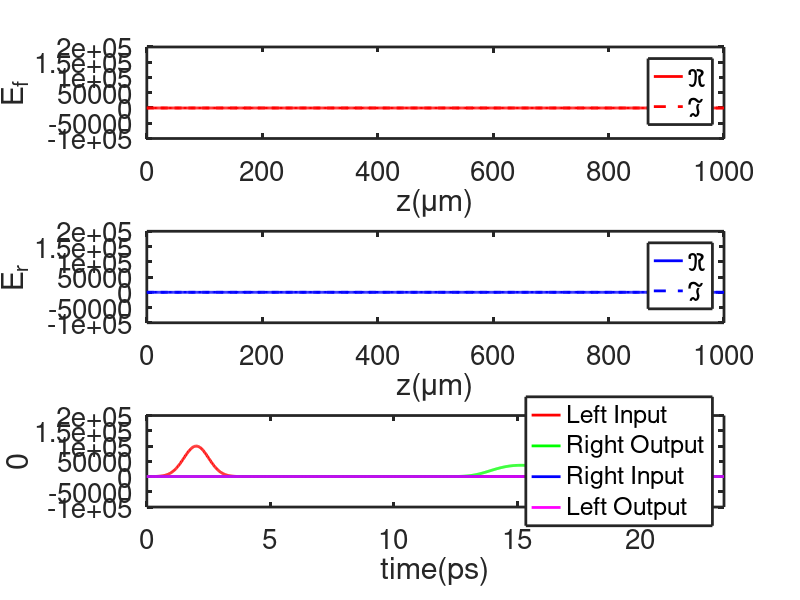
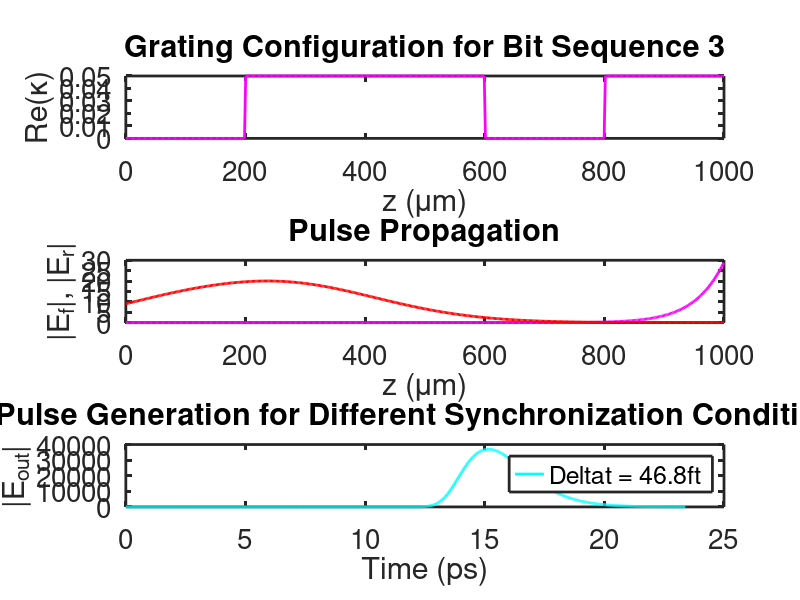

Here is the MATLAB script that generated these plots, in order: (Note: this script raises an error after producing the figures.)
% Name: Ayooluwa Owolabi and Student#: 101237575
% ELEC 4700 Winter 2025 semester
% Milestone 5: Open-ended Milestone for First Project Report 

clc; 
clear;
close all;

% Set default plot appearance and visualization settings
set(0, 'defaultaxesfontsize',20) % Sets the default font size of the axes
set(0, 'DefaultFigureWindowStyle','docked') % Sets the default Figure Window style to be docked
set(0, 'DefaultLineLineWidth',2) % Sets the Default Line Width; i.e. from 0 to 2
set(0, 'DefaultaxesLineWidth',2) % Sets the Default Line Width of the axes

% Initializing Fundamental constants
c_c = 3.0e8; % speed of light for the TWM wave
n_g = 3.5; % Group index of the medium
vg = c_c/n_g*1e2; % TWM Group velocity (cm/s)
L = 1000e-6*1e2; % Medium length (cm)
Lambda = 1550e-9; % Wavelength of light 
Nz = 500; % Spatial points
dz = L/(Nz-1); % Spatial step
dt = dz/vg; % Time step
Nt = floor(2*Nz); % Time steps
time = linspace(0, Nt*dt, Nt);

% Defining extra parameters
g_fwhm = 3.53e+012/10;
LGamma = g_fwhm*2*pi;
Lw0 = 0.0;
LGain = 0.01;

% Define a range of time step values to vary fsync
dt_val = [dz/(vg * 0.5), dz/vg, dz/(vg * 1.5)]; % Differing values from the accurate fsync value
% dt_val = linspace(dz/(vg*0.5), dz/(vg*2), 5); % More variations of dt % More variations of dt 


% Input pulse parameters (Modulated Gaussian)
InputParasL.E0= 1e5;  % Amplitude
InputParasL.we= 0;    % Angular Frequency
InputParasL.t0= 2e-12;  % Time offset
InputParasL.wg= 5e-13;  % Gaussian width
InputParasL.phi= 0; % phase
InputParasR = 0;

% Define spatial grid
z = linspace(0, L, Nz).';

% ============== The old code for implementation of grating ===========
% % Define kappa (grating strength)
% kappa0 = 0;
% % kappa = kappa0 * ones(size(z));
% kappa(z < 0.3*L | z > 0.7*L) = 0; % Grating in central region

% % Plot kappa vs z
% figure;
% plot(z, kappa, 'k', 'LineWidth', 2);
% xlabel('z (cm)');z
% ylabel('\kappa');
% title('Grating Profile');
% ===============================================================

% ====== Define the structured grating for bit encoding =========

% Define structured grating for bit encoding
bit_sequences = {[1 0 1 1 0], [1 1 0 1 0 1], [0 1 1 0 1]}; % Multiple bit patterns
for seq_idx = 1:length(bit_sequences)
    bit_pattern = bit_sequences{seq_idx};
    bit_length = length(bit_pattern);
    kappa = zeros(Nz,1); % The new kappa used for the bit encoding
    bit_width = floor(Nz / bit_length);

    for i = 1:bit_length
        if bit_pattern(i) == 1
            kappa((i-1)*bit_width + (1:bit_width)) = 0.05; % Grating strength for '1'
        end
    end
end 
% ===============================================================

% Initialize fields
Ef = zeros(size(z));
Er = zeros(size(z));

% Define Gaussian-modulated input source
SourceFct = @(t, InputParas) InputParas.E0 * exp(-((t-InputParas.t0).^2) / (2 * InputParas.wg^2)) .* exp(1j * (InputParas.we * t + InputParas.phi));

% Reflection coefficients
RL = 0i;
RR = 0i;

% Adding more input parameters and simulation parameters (Gain and Detuning factors)
beta_r = 0; % Gain Factor
beta_i = 0; % Detuning factor

% Define and Initialize the simulation parameters
plotN = 10; % How often the plots are updated (output speed)
XL = [0, L];
YL = [-1*InputParasL.E0, 2*InputParasL.E0]; % Range of the y-axis
fsync = dt*vg/dz; % Field sync factor
tmax = Nt * dt; % Max simulation time
t_L = dt * Nz; % time to travel the length of the medium

% Initialize input and output signals
InputL = zeros(1, Nt);
InputR = zeros(1, Nt);
OutputL = zeros(1, Nt);
OutputR = zeros(1, Nt);

% Ef = zeros(size(z)); % Forward propagating electric field
% Er = zeros(size(z)); % Reverse propagating electric field

% Initialize the dispersion terms
Pf = zeros(size(z));
Pr = zeros(size(z));

% The previous field terms
Efp = Ef;
Erp = Er;
Pfp = Pf;
Prp = Pr;

% Modified Ef and Modified Er
beta = ones(size(z))*(beta_r+1i*beta_i);
exp_det = exp(-1i*dz*beta);

% Initialize time vector
time_vec = zeros(1, Nt);  % Allocate memory to avoid dynamic resizing

% Define loop for the time stepping of the field propagation
for i = 2:Nt
    time_vec(i) = dt * (i-1);  % Update time at each step
    t = time_vec(i);
    InputL(i) = SourceFct(t, InputParasL);

    % Modified Ef and Er to implement the reflections
    Ef(1) = InputL(i) + RL*Er(1);
    Er(Nz) = RR * Ef(Nz);

    % Stores the previous Ef values
    Ef_prev = Ef;
    Er_prev = Er;
    
    % Initialize polarization variables
    P = zeros(Nz, 1);
    omega0 = 2 * pi * c_c / Lambda; % Resonant frequency
    gamma = 1e12; % Damping factor
    chi = 1e-3; % Susceptibility

    % Update polarization using Backward Euler method (implicit method)
    P = (P + dt * chi .* Ef) ./ (1 + dt * (gamma - 1i * omega0));
    
    % ============ Before including the updated polarization scheme ==============
    % % Updated forward and backward fields with the grating terms implemented using bit encoding 
    % Ef(2:Nz) = fsync*exp_det(1:Nz-1).*Ef(1:Nz-1) + 1i * dz * kappa(2:Nz) .* Er(2:Nz);
    % Er(1:Nz-1) = fsync*exp_det(2:Nz).*Er(2:Nz) + 1i * dz * kappa(1:Nz-1) .* Ef_prev(1:Nz-1);

    % Forward and backward propagation of the fields with grating terms implemented using bit encoding with improved boundary handling
    Ef(2:Nz) = fsync*exp_det(1:Nz-1).*Ef(1:Nz-1) + 1i * dz * kappa(2:Nz) .* Er(2:Nz) + P(2:Nz);
    Er(1:Nz-1) = fsync*exp_det(2:Nz).*Er(2:Nz) + 1i * dz * kappa(1:Nz-1) .* Ef_prev(1:Nz-1) + P(1:Nz-1);

    % Define Pf and Pr boundary conditions
    Pf(1) = 0;
    Pf(Nz) = 0;
    Pr(1) = 0;
    Pr(Nz) = 0;
    Cw0 = -LGamma + 1i*Lw0;

    % Computing Tf and Tr using the finite difference approximation
    Tf = LGamma*Ef(1:Nz-2) + Cw0*Pfp(2:Nz-1) + LGamma*Efp(1:Nz-2);
    Pf(2:Nz-1) = (Pfp(2:Nz-1) + 0.5*dt*Tf)./(1-0.5*dt*Cw0);
    Tr = LGamma*Er(3:Nz) + Cw0*Prp(2:Nz-1) + LGamma*Erp(3:Nz);
    Pr(2:Nz-1) = (Prp(2:Nz-1) + 0.5*dt*Tr)./(1-0.5*dt*Cw0);

    Ef(2:Nz-1) = Ef(2:Nz-1) - LGain * (Ef(2:Nz-1)- Pf(2:Nz-1));
    Er(2:Nz-1) = Er(2:Nz-1) - LGain * (Er(2:Nz-1)- Pr(2:Nz-1));

    % The modified Output implementing the mirrors
    OutputR(i) = Ef(Nz)*(1-RR);
    OutputL(i) = Er(1)*(1-RL);
    
    % The periodic plotting of the field
    if mod(i,plotN) == 0
        subplot(3,1,1)
        plot(z*10000,real(Ef), 'r'); hold on
        plot(z*10000,imag(Ef), 'r--'); hold off
        xlim(XL*1e4)
        ylim(YL)
        xlabel('z(\mum)')
        ylabel('E_f')
        legend('\Re','\Im')
        hold off
        subplot(3,1,2)
        plot(z*10000,real(Er), 'b'); hold on
        plot(z*10000,imag(Er), 'b--'); hold off
        xlim(XL*1e4)
        ylim(YL)
        xlabel('z(\mum)')
        ylabel('E_r')
        legend('\Re', '\Im')

        hold off
        subplot(3,1,3);
        plot(time*1e12,real(InputL), 'r'); hold on
        plot(time*1e12,real(OutputR), 'g');
        plot(time*1e12,real(InputR), 'b');
        plot(time*1e12,real(OutputL), 'm');
        xlim([0,Nt*dt*1e12])
        ylim(YL)
        xlabel('time(ps)')
        ylabel('0')
        legend('Left Input', 'Right Output', 'Right Input', 'Left Output', 'Location', 'east')
        hold off
        pause(0.01) % The pause considered to allow for the plotting animation
    end

    Efp = Ef;
    Erp = Er;
    Pfp = Pf;
    Prp = Pr;
end

% ============================ Grating Plots ==============================
% Plot Grating Configuration
figure;
subplot(3,1,1);
plot(linspace(0, L, Nz) * 1e4, real(kappa), 'm');
xlabel('z (\mum)');
ylabel('Re(\kappa)');
% title('Grating Configuration');
title(['Grating Configuration for Bit Sequence ', num2str(seq_idx)]);

% Pulse Propagation Plot
subplot(3,1,2);
plot(linspace(0, L, Nz) * 1e4, abs(Ef), 'm');
hold on;
plot(linspace(0, L, Nz) * 1e4, abs(Er), 'r');
xlabel('z (\mum)');
ylabel('|E_f|, |E_r|');
title('Pulse Propagation');

% % Overlay Pulse Generation for different dt values
% subplot(3,1,3);
% plot(time * 1e12, real(OutputR), 'c');
% hold on;
% legend({'\deltat = 30fs, \deltas = 75fs', '\deltat = 30fs, \deltas = 200fs', '\deltat = 75fs, \deltas = 300fs'});
% xlabel('time (ps)');
% ylabel('|e_{out}|');
% title('Pulse generation for different synchronization conditions');
% hold off;

% Overlay Pulse Generation for different dt values
subplot(3,1,3);
plot(time * 1e12, real(OutputR), 'c');
% legend({'\deltat = 30fs, \deltas = 75fs', '\deltat = 30fs, \deltas = 200fs', '\deltat = 75fs, \deltas = 300fs'});
legend(arrayfun(@(x) sprintf('\Deltat = %.1fft', x*1e15), dt_val, 'UniformOutput', false));
xlabel('Time (ps)');
ylabel('|E_{out}|');
title('Pulse Generation for Different Synchronization Conditions');
hold off;

% =========================================================================

% Compute and plot spectral content
fftOutputR = fftshift(fft(OutputR));
fftOutputL = fftshift(fft(OutputL));
fftInputL = fftshift(fft(InputL));
omega = fftshift(wspace_M4(time));

% Plot time-domain output
figure;
plot(time_vec * 1e12, real(OutputR), 'r');
xlabel('Time (ps)');
ylabel('Output Signal');
title('Time Domain Output vs Time');

% -------------------------------------------------------------------------
% This is to show the plot for the modified synchronized fsync
figure; 
hold on;
for idx = 1:length(dt_val)
    dt = dt_val(idx);
    time = linspace(0, Nt * dt, Nt);
    fsync = dt * vg / dz; % Modified synchronization factor
    beta = 2 * pi / Lambda; % Propagation constant 

    % Initialize polarization variables
    P = zeros(Nz, 1);
    omega0 = 2 * pi * c_c / Lambda; % Resonant frequency
    gamma = 1e12; % Damping factor
    chi = 1e-3; % Susceptibility

    % subplot(2,1,1) % 2 rows 1 colummn and first position
    subplot(length(dt_val), 2, 2*idx-1);
    plot(time_vec * 1e12, real(OutputR), 'b');
    xlabel('Time (ps)');
    ylabel('Output Signal');
    title(['Synchronization Condition: fsync = ' num2str(fsync)]);

    % Plotting the frequency content
    % subplot(2,1,2) % 2 rows 1 colummn and second position
    subplot(length(dt_val), 2, 2*idx);
    plot(omega, abs(fftOutputR), 'm');
    xlabel('Frequency (rad/s)');
    ylabel('Magnitude');
    title(['Frequency Content: fsync = ' num2str(fsync)]);
end

% Alternative: Simple Amplitude Modulation for Comparison
figure;
am_mod = SourceFct(time, InputParasL) .* cos(2 * pi * (c_c / Lambda) * time);
plot(time * 1e12, am_mod, 'k');
hold on;
plot(time * 1e12, real(OutputR), 'c');
legend({'Amplitude Modulation', 'Structured Grating Output'});
xlabel('Time (ps)');
ylabel('Signal Amplitude');
title('Comparison: Simple Modulation vs. Structured Grating');

% -------------------------------------------------------------------------

% =========== Plotting the required graphs on the same plot ================
figure;
plot(omega, abs(fftOutputR), 'r', 'LineWidth', 1.5); hold on;
plot(omega, abs(fftOutputL), 'b', 'LineWidth', 1.5);
plot(omega, abs(fftInputL), 'm', 'LineWidth', 1.5);
hold off;

xlabel('Frequency (rad/s)');
ylabel('Magnitude');
title('FFT Magnitude Comparison');
legend('FFT Output (Right) - High Pass', 'FFT Output (Left) - Low Pass', 'FFT Input (Gaussian)');
grid on;

% Display that the simulation is complete 
disp('Simulation complete. Check for pulse distortion due to the fsync variation.');
